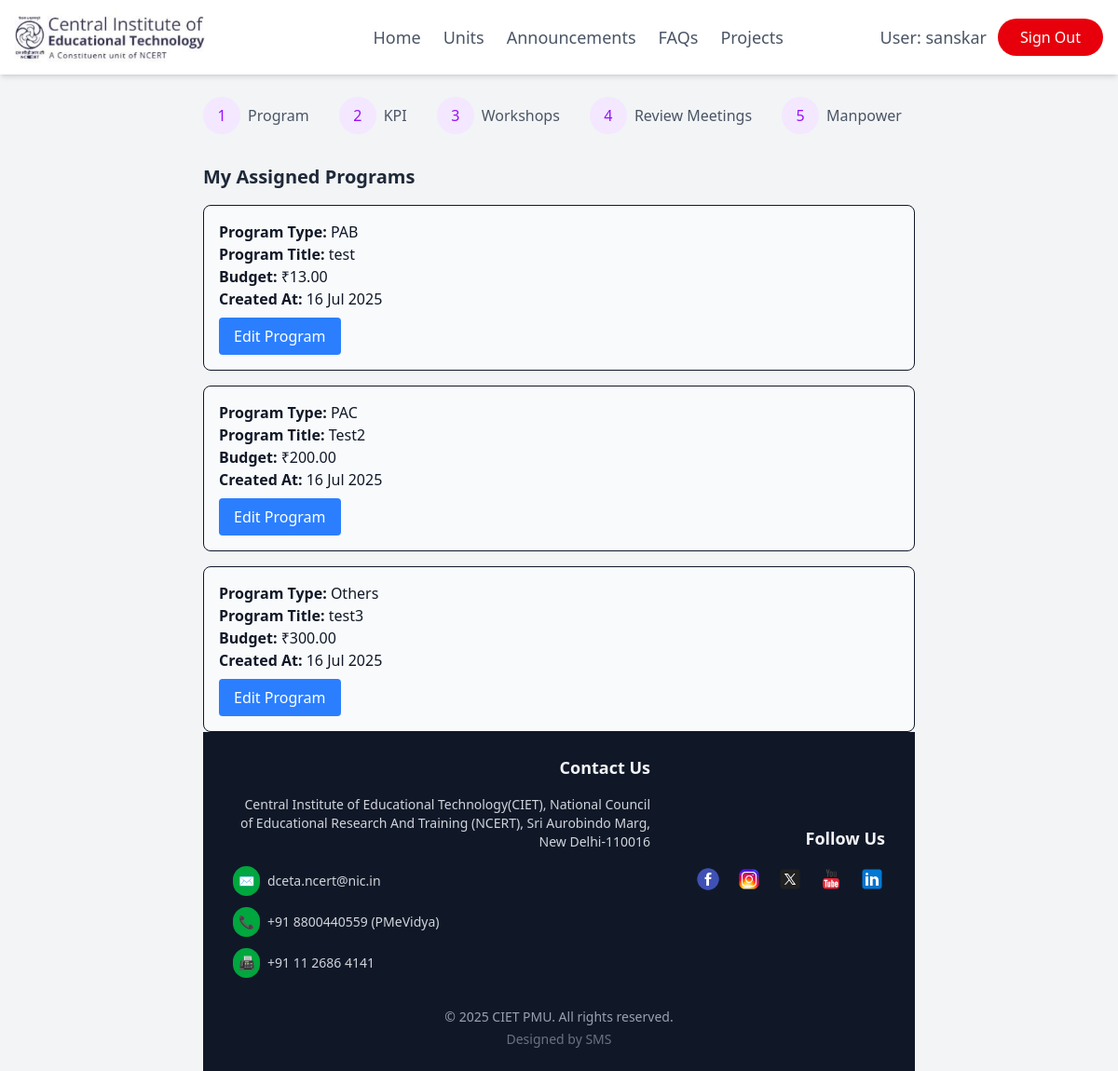
The page /user_dashboard/ (signed in) on the database as committed earlier.
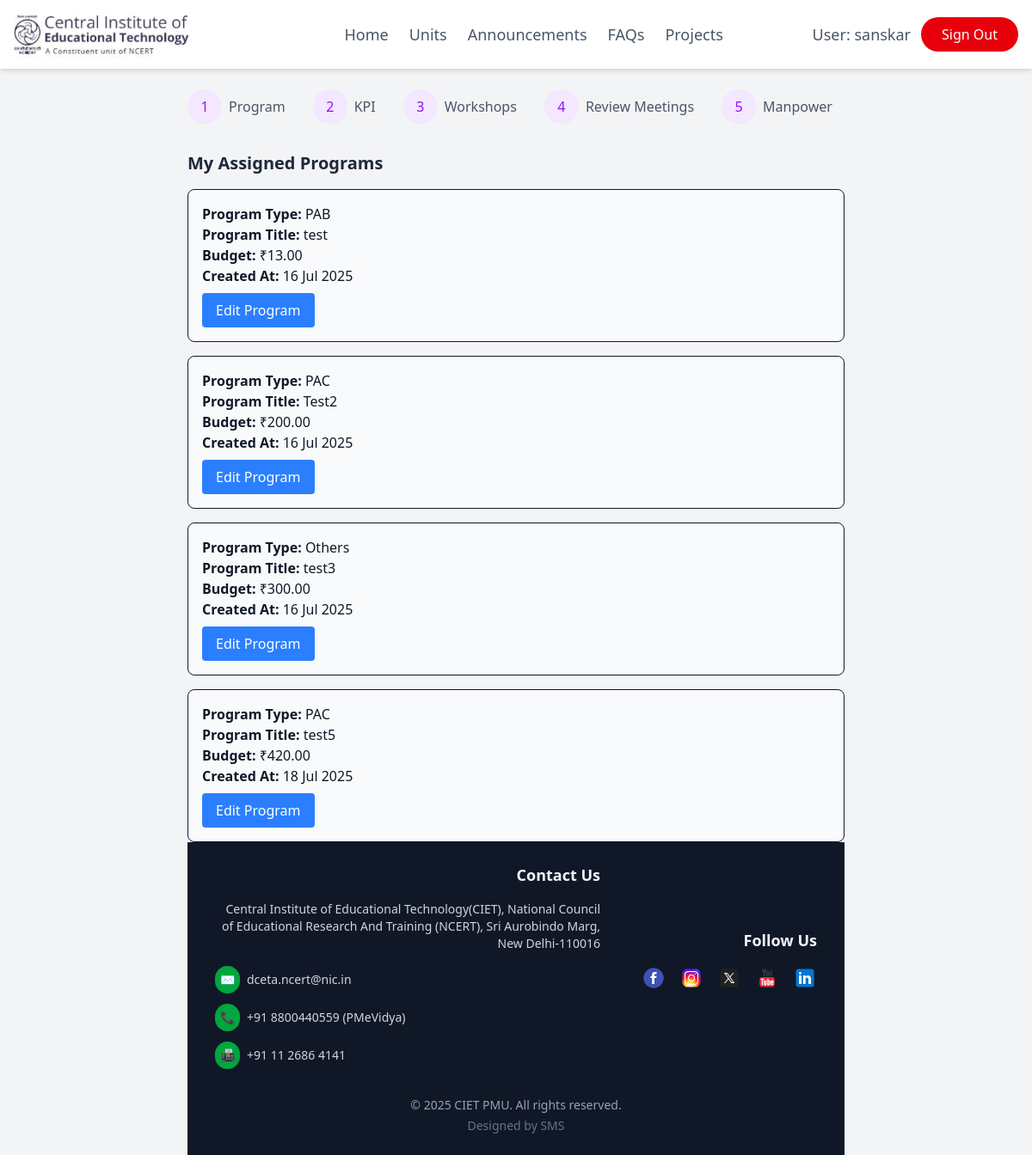
The same page on the database as committed later.
### admin_dashboard/models.py (models this page shows)
class Program(models.Model):
    type = models.TextField(blank=True, null=True)
    title = models.TextField()
    coordinator = models.ForeignKey('User', models.DO_NOTHING)
    annual_budget = models.ForeignKey(Annualbudget, models.DO_NOTHING)
    created_at = models.DateTimeField(default=timezone.now)
    updated_at = models.DateTimeField(default=timezone.now)
    program_budget = models.DecimalField(decimal_places=2, max_digits=12)
    program_sub_type = models.TextField()
    class Meta:
        managed = False
        db_table = 'Program'

### user_dashboard/views.py (the view)
# urls.py: path('', include('user_dashboard.urls')),
def user_dashboard(request):
    user_id = request.session.get('user_id')
    if not user_id:
        return redirect('login')
    user = get_object_or_404(User, pk=user_id)
    programs = Program.objects.filter(coordinator_id=user.id)
    return render(request, 'user_dashboard/user_dashboard.html', {
        'user': user,
        'programs': programs
    })

### user_dashboard/templates/user_dashboard/user_dashboard.html (shortened to what this page needs)
{% extends "layout.html" %}
{% load static %}
{% block content %}
{% include "partials/navbar.html" %}
<div class="flex h-screen">
  <div class="max-w-4xl mx-auto p-6">
    <div class="flex justify-between items-center mb-8">
      <div class="flex items-center space-x-4">
        <div class="flex items-center">
          <div
            class="w-10 h-10 bg-purple-100 rounded-full flex items-center justify-center text-purple-600"
          >
            1
          </div>
          <span class="ml-2 text-gray-600">Program</span>
        </div>
        <div class="flex items-center">
          <div
            class="w-10 h-10 bg-purple-100 rounded-full flex items-center justify-center text-purple-600"
          >
            2
          </div>
          <span class="ml-2 text-gray-600">KPI</span>
        </div>
        <div class="flex items-center">
          <div
            class="w-10 h-10 bg-purple-100 rounded-full flex items-center justify-center text-purple-600"
          >
            3
          </div>
          <span class="ml-2 text-gray-600">Workshops</span>
        </div>
        <div class="flex items-center">
          <div
            class="w-10 h-10 bg-purple-100 rounded-full flex items-center justify-center text-purple-600"
          >
            4
          </div>
          <span class="ml-2 text-gray-600">Review Meetings</span>
        </div>
        <div class="flex items-center">
          <div
            class="w-10 h-10 bg-purple-100 rounded-full flex items-center justify-center text-purple-600"
          >
            5
          </div>
          <span class="ml-2 text-gray-600">Manpower</span>
        </div>
      </div>
    </div>
    <h2 class="text-xl font-semibold text-gray-800 mb-4">
      My Assigned Programs
    </h2>
    {% if programs %}
    <div class="space-y-4">
      {% for program in programs %}
      <div class="p-4 border rounded-lg bg-gray-50">
        <p><strong>Program Type:</strong> {{ program.type }}</p>
        <p><strong>Program Title:</strong> {{ program.title }}</p>
        <p><strong>Budget:</strong> ₹{{ program.program_budget }}</p>
        <p><strong>Created At:</strong> {{ program.created_at|date:"d M Y" }}</p>
        <a href="{% url 'edit_program' program.id %}"><button class="mt-2 px-4 py-2 bg-blue-500 text-white rounded hover:bg-blue-600">Edit Program</button></a>
      </div>
      {% endfor %}
    </div>
    {% else %}
    <p class="text-gray-500">No programs assigned to you yet.</p>
    {% endif %}
{% endblock %}

Rows that differ between the two databases and show on the page:
added Program: type "PAC", title "test5", program_budget "420.00", created_at "18 Jul 2025"
